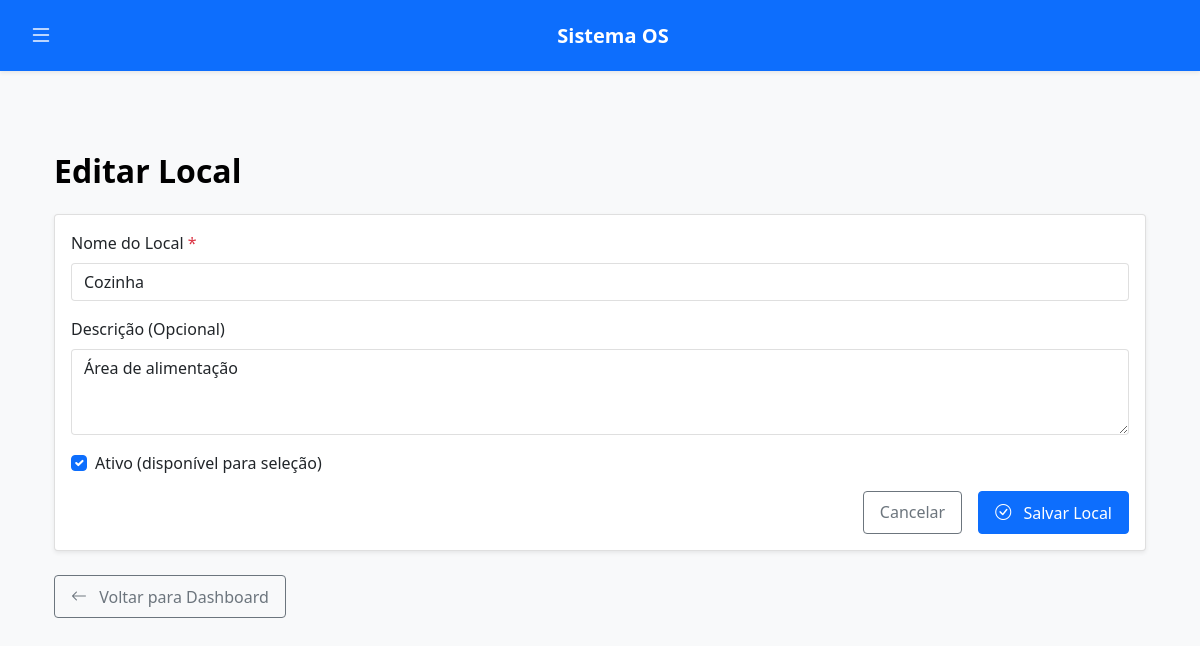
Page /admin/locais/editar/3 (signed in) on the committed database.
### tables this page shows
CREATE TABLE locais (
            id INTEGER PRIMARY KEY AUTOINCREMENT,
            nome TEXT NOT NULL UNIQUE,
            descricao TEXT,
            ativo BOOLEAN DEFAULT 1,
            data_criacao TEXT DEFAULT CURRENT_TIMESTAMP
        );

### app.py (the view, shortened to what this page needs)
@app.route('/admin/locais/editar/<int:id>', methods=['GET', 'POST'])
def editar_local(id):
    if session.get('tipo') not in ['admin', 'master-admin']:
        flash('Acesso não autorizado.', 'danger')
        return redirect(url_for('login'))
    conn = get_db() # Mova a obtenção da conexão para o início
    cursor = conn.cursor()
    cursor.execute("SELECT * FROM locais WHERE id = ?", (id,))
    local_data = cursor.fetchone()
    conn.close() # Fechar a conexão após buscar os dados para o GET
    if not local_data:
        flash('Local não encontrado.', 'danger')
        return redirect(url_for('listar_locais'))
    return render_template('administrador/form_local.html', local=local_data)

### app.py (called while the page is built)
def get_db():
    if 'db' not in g:
        g.db = sqlite3.connect('db/os.db')
        g.db.row_factory = sqlite3.Row
        g.db.execute("PRAGMA journal_mode=WAL")
        g.db.execute("PRAGMA busy_timeout=5000")
    return g.db

### templates/administrador/form_local.html (shortened to what this page needs)
{% extends "base.html" %}
{% block content %}
<div class="container">
    <h2 class="my-4">{{ 'Editar' if local else 'Adicionar Novo' }} Local</h2>
    <div class="card">
        <div class="card-body">
            <form method="POST">
                <div class="mb-3">
                    <label for="nome" class="form-label">Nome do Local <span class="text-danger">*</span></label>
                    <input type="text" class="form-control" id="nome" name="nome" value="{{ local.nome if local else '' }}" required>
                </div>
                <div class="mb-3">
                    <label for="descricao" class="form-label">Descrição (Opcional)</label>
                    <textarea class="form-control" id="descricao" name="descricao" rows="3">{{ local.descricao if local else '' }}</textarea>
                </div>
                <div class="mb-3 form-check">
                    <input type="checkbox" class="form-check-input" id="ativo" name="ativo" value="1" {% if local and local.ativo or not local %}checked{% endif %}>
                    <label class="form-check-label" for="ativo">Ativo (disponível para seleção)</label>
                </div>
                <div class="d-grid gap-2 d-md-flex justify-content-md-end">
                    <a href="{{ url_for('listar_locais') }}" class="btn btn-outline-secondary me-md-2">Cancelar</a>
                    <button type="submit" class="btn btn-primary">
                        <i class="bi bi-check-circle"></i> Salvar Local
                    </button>
                </div>
            </form>
        </div>
    </div>
    <div class="mt-3">
        <a href="{{ url_for('admin_dashboard') }}" class="btn btn-outline-secondary">
            <i class="bi bi-arrow-left"></i> Voltar para Dashboard
        </a>
    </div>
</div>
{% endblock %}

### static/style.css (style rules this page uses)
:root { --bs-body-bg-light: #f8f9fa; --bs-body-color-light: #212529; --bs-emphasis-color-light: #000; --card-bg-light: #ffffff; --card-border-color-light: rgba(0, 0, 0, 0.125); --card-header-bg-light: #f8f9fa; --card-header-color-light: #212529; --navbar-bg-light: #0d6efd; --navbar-color-light: rgba(255, 255, 255, 0.75); --navbar-brand-color-light: #ffffff; --navbar-hover-color-light: #ffffff; --offcanvas-bg-light: #f8f9fa; --offcanvas-color-light: #212529; --offcanvas-link-hover-bg-light: #e9ecef; --offcanvas-link-hover-color-light: #0d6efd; --table-header-bg-light: #f8f9fa; --table-header-color-light: #212529; --form-control-focus-border-light: #86b7fe; --form-control-focus-shadow-light: rgba(13, 110, 253, 0.25); --link-color-light: #0d6efd; --link-hover-color-light: #0a58ca; }
body { background-color: var(--bs-body-bg-light); color: var(--bs-body-color-light); padding-top: 56px; }
.card { box-shadow: 0 0.125rem 0.25rem rgba(0, 0, 0, 0.075); margin-bottom: 1.5rem; border: 1px solid var(--card-border-color-light); background-color: var(--card-bg-light); }
.form-control, .form-select { background-color: var(--card-bg-light); color: var(--bs-body-color-light); border: 1px solid var(--card-border-color-light); }
.btn { font-weight: 500; padding: 0.5rem 1rem; }
.btn i, .btn .bi { margin-right: 0.5rem; vertical-align: text-bottom; }
a { color: var(--link-color-light); text-decoration: none; }
h1, h2, h3, h4, h5, h6 { color: var(--bs-emphasis-color-light); font-weight: 600; }
.container { padding-top: 1.5rem; padding-bottom: 2rem; }

### templates/base.html (style rules this page uses)
body { padding-top: 56px; }

### rows in the picture
locais: nome "Cozinha", descricao "Área de alimentação", ativo "☑"

### other values in the picture
{{ 'Editar' if local else 'Adicionar Novo' }} "Editar"
